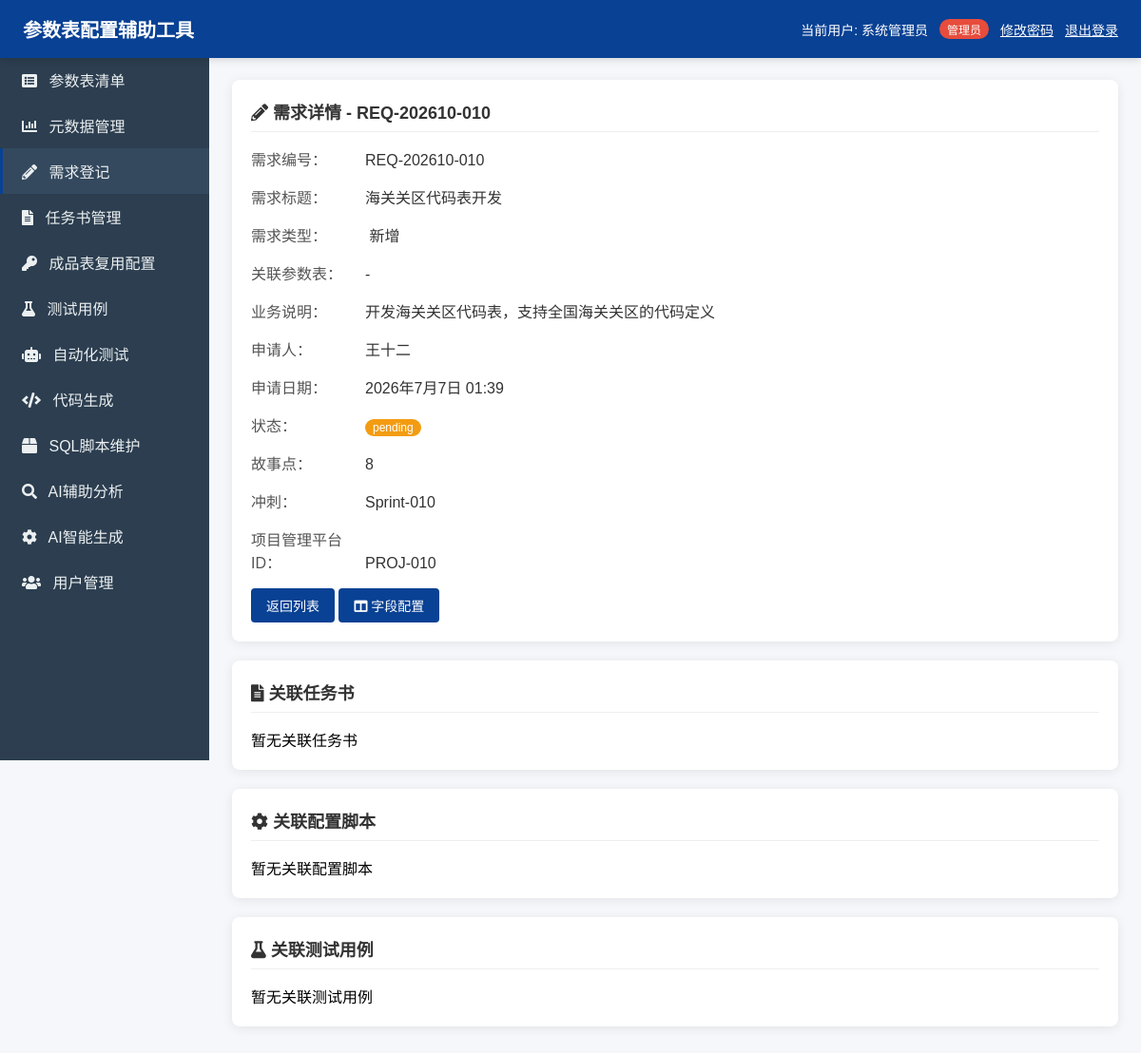
The page /requirements/10/ (signed in) on the database its author committed.
### parameter/models/auth.py (models this page shows, shortened)
class User(models.Model):
    username = models.CharField(max_length=100, unique=True, verbose_name='用户名')
    password = models.CharField(max_length=255, verbose_name='密码')
    real_name = models.CharField(max_length=100, verbose_name='真实姓名')
    employee_id = models.CharField(max_length=7, unique=True, null=True, blank=True, verbose_name='工号')
    email = models.EmailField(null=True, blank=True, verbose_name='邮箱')
    phone = models.CharField(max_length=20, null=True, blank=True, verbose_name='手机号')
    role = models.ForeignKey('Role', on_delete=models.CASCADE, verbose_name='角色')
    is_active = models.BooleanField(default=True, verbose_name='是否启用')
    created_at = models.DateTimeField(auto_now_add=True, verbose_name='创建时间')
    updated_at = models.DateTimeField(auto_now=True, verbose_name='更新时间')
    class Meta:
        verbose_name = '用户'
        verbose_name_plural = '用户'

class Role(models.Model):
    ROLE_CHOICES = [
        ('admin', '管理员'),
        ('business', '业务人员'),
        ('technical', '技术人员'),
        ('general', '一般人员'),
    ]
    role_code = models.CharField(max_length=50, choices=ROLE_CHOICES, unique=True, verbose_name='角色编码')
    role_name = models.CharField(max_length=100, verbose_name='角色名称')
    description = models.TextField(null=True, blank=True, verbose_name='角色描述')
    class Meta:
        verbose_name = '角色'
        verbose_name_plural = '角色'

### parameter/models/requirement.py (models this page shows, shortened)
class Requirement(models.Model):
    REQUIREMENT_TYPE_CHOICES = [
        ('new', '新增'),
        ('modify', '变更'),
        ('reuse', '复用'),
    ]
    STATUS_CHOICES = [
        ('pending', '待审核'),
        ('approved', '已审核'),
        ('in_progress', '进行中'),
        ('completed', '已完成'),
        ('rejected', '已拒绝'),
    ]
    FLOW_STATUS_CHOICES = [
        ('draft', '草稿'),
        ('submitted', '已提交'),
        ('processed', '处理中'),
        ('done', '已完成'),
    ]
    requirement_no = models.CharField(max_length=50, unique=True, verbose_name='需求编号')
    title = models.CharField(max_length=200, verbose_name='需求标题')
    requirement_type = models.CharField(max_length=20, choices=REQUIREMENT_TYPE_CHOICES, verbose_name='需求类型')
    parameter_table = models.ForeignKey('parameter.ParameterTable', on_delete=models.SET_NULL, null=True, blank=True, verbose_name='关联参数表')
    business_description = models.TextField(verbose_name='业务说明')
    requester = models.CharField(max_length=100, verbose_name='申请人')
    request_date = models.DateTimeField(auto_now_add=True, verbose_name='申请日期')
    status = models.CharField(max_length=20, choices=STATUS_CHOICES, default='pending', verbose_name='状态')
    story_points = models.IntegerField(null=True, blank=True, verbose_name='故事点')
    sprint = models.CharField(max_length=50, null=True, blank=True, verbose_name='冲刺')
    project_platform_id = models.CharField(max_length=100, null=True, blank=True, verbose_name='项目管理平台ID')
    flow_status = models.CharField(max_length=20, choices=FLOW_STATUS_CHOICES, default='draft', verbose_name='流转状态')
    assignee = models.CharField(max_length=100, null=True, blank=True, verbose_name='处理人')
    flow_time = models.DateTimeField(null=True, blank=True, verbose_name='流转时间')
    flow_comment = models.TextField(null=True, blank=True, verbose_name='流转备注')
    class Meta:
        verbose_name = '业务需求登记'
        verbose_name_plural = '业务需求登记'

### parameter/views/requirement.py (the view)
# urls.py: path('requirements/<str:req_id>/', RequirementDetailView.as_view(), name='requirement_detail'),
@method_decorator(login_required, name='dispatch')
class RequirementDetailView(View):
    def get(self, request, req_id):
        logger.info(f"[RequirementDetailView] 开始查询需求详情，req_id: {req_id}")
        try:
            requirement = Requirement.objects.filter(id=req_id).first()
            logger.info(f"[RequirementDetailView] 需求查询结果: {'存在' if requirement else '不存在'}, req_id: {req_id}")
            is_business = request.user.role.role_code in ['admin', 'business']
            context = {'requirement': requirement, 'is_business': is_business}
            logger.info(f"[RequirementDetailView] 需求详情查询成功，即将渲染模板")
            return render(request, 'parameter/requirement_detail.html', context)
        except Exception as e:
            logger.error(f"[RequirementDetailView] 需求详情查询失败，req_id: {req_id}, 错误: {str(e)}", exc_info=True)
            raise

### parameter/auth_views.py (called while the page is built)
def login_required(view_func):
    def wrapper(request, *args, **kwargs):
        user_id = request.session.get('user_id')
        if not user_id:
            logger.warning(f"[login_required] 用户未登录，重定向到登录页，请求路径: {request.path}")
            return redirect('login')
        try:
            user = User.objects.get(id=user_id)
            if not user.is_active:
                del request.session['user_id']
                logger.warning(f"[login_required] 用户已禁用，重定向到登录页")
                return redirect('login')
            request.user = user
            return view_func(request, *args, **kwargs)
        except User.DoesNotExist:
            del request.session['user_id']
            logger.warning(f"[login_required] 用户不存在，重定向到登录页")
            return redirect('login')
    return wrapper

### parameter/templates/parameter/requirement_detail.html (shortened to what this page needs)
{% extends 'parameter/base.html' %}
{% block content %}
    {% if requirement %}
    <div class="card">
        <div class="card-title"><i class="fas fa-pencil-alt"></i> 需求详情 - {{ requirement.requirement_no }}</div>
        <div class="detail-info">
            <span class="label">需求编号：</span><span class="value">{{ requirement.requirement_no }}</span>
        </div>
        <div class="detail-info">
            <span class="label">需求标题：</span><span class="value">{{ requirement.title }}</span>
        </div>
        <div class="detail-info">
            <span class="label">需求类型：</span><span class="value">
                {% if requirement.requirement_type == 'new' %}新增
                {% elif requirement.requirement_type == 'modify' %}变更
                {% elif requirement.requirement_type == 'reuse' %}复用
                {% endif %}
            </span>
        </div>
        <div class="detail-info">
            <span class="label">关联参数表：</span><span class="value">{{ requirement.table_name|default:'-' }}</span>
        </div>
        <div class="detail-info">
            <span class="label">业务说明：</span><span class="value">{{ requirement.business_description }}</span>
        </div>
        <div class="detail-info">
            <span class="label">申请人：</span><span class="value">{{ requirement.requester }}</span>
        </div>
        <div class="detail-info">
            <span class="label">申请日期：</span><span class="value">{{ requirement.request_date }}</span>
        </div>
        <div class="detail-info">
            <span class="label">状态：</span><span class="value"><span class="badge badge-{{ requirement.status }}">{{ requirement.status }}</span></span>
        </div>
        <div class="detail-info">
            <span class="label">故事点：</span><span class="value">{{ requirement.story_points|default:'-' }}</span>
        </div>
        <div class="detail-info">
            <span class="label">冲刺：</span><span class="value">{{ requirement.sprint|default:'-' }}</span>
        </div>
        <div class="detail-info">
            <span class="label">项目管理平台ID：</span><span class="value">{{ requirement.project_platform_id|default:'-' }}</span>
        </div>
        <div style="margin-top: 16px;">
            <a href="/requirements/" class="btn btn-primary">返回列表</a>
            {% if is_business %}
            <a href="/requirements/{{ requirement.id }}/fields/" class="btn btn-primary"><i class="fas fa-columns"></i> 字段配置</a>
            {% endif %}
        </div>
    </div>
    <div class="card">
        <div class="card-title"><i class="fas fa-file-alt"></i> 关联任务书</div>
        {% if documents %}
        <table class="table">
            <thead>
                <tr>
                    <th>任务书编号</th>
                    <th>标题</th>
                    <th>类型</th>
                    <th>生成时间</th>
                    <th>导出时间</th>
                    <th>操作</th>
                </tr>
            </thead>
            <tbody>
                {% for doc in documents %}
                <tr>
                    <td>{{ doc.document_no }}</td>
                    <td>{{ doc.title }}</td>
                    <td>{{ doc.document_type }}</td>
                    <td>{{ doc.generated_at }}</td>
                    <td>{{ doc.exported_at|default:'-' }}</td>
                    <td>
                        <a href="/task-documents/export/{{ doc.id }}/" class="btn btn-primary btn-sm">导出</a>
                    </td>
                </tr>
                {% endfor %}
            </tbody>
        </table>
        {% else %}
        <p>暂无关联任务书</p>
        {% endif %}
    </div>
    <div class="card">
        <div class="card-title"><i class="fas fa-cog"></i> 关联配置脚本</div>
        {% if scripts %}
        <table class="table">
            <thead>
                <tr>
                    <th>脚本类型</th>
                    <th>状态</th>
                    <th>目标环境</th>
                    <th>提交时间</th>
                    <th>部署时间</th>
                </tr>
            </thead>
            <tbody>
                {% for script in scripts %}
                <tr>
                    <td>{{ script.script_type }}</td>
                    <td><span class="badge badge-{{ script.status }}">{{ script.status }}</span></td>
                    <td>{{ script.environment|default:'-' }}</td>
                    <td>{{ script.submitted_at|default:'-' }}</td>
                    <td>{{ script.deployed_at|default:'-' }}</td>
                </tr>
                {% endfor %}
            </tbody>
        </table>
        {% else %}
        <p>暂无关联配置脚本</p>
        {% endif %}
    </div>
    <div class="card">
        <div class="card-title"><i class="fas fa-flask"></i> 关联测试用例</div>
        {% if test_cases %}
        <table class="table">
            <thead>
                <tr>
                    <th>用例编号</th>
                    <th>用例标题</th>
                    <th>类型</th>
                    <th>状态</th>
                    <th>自动化</th>
                </tr>
            </thead>
            <tbody>
                {% for case in test_cases %}
                <tr>
                    <td>{{ case.case_no }}</td>
                    <td>{{ case.title }}</td>
                    <td>{{ case.case_type }}</td>
                    <td><span class="badge badge-{{ case.status }}">{{ case.status }}</span></td>
                    <td>{% if case.automated == 'True' %}是{% else %}否{% endif %}</td>
                </tr>
                {% endfor %}
            </tbody>
        </table>
        {% else %}
        <p>暂无关联测试用例</p>
        {% endif %}
    </div>
    {% else %}
    <div class="card">
        <div class="card-title">需求不存在</div>
        <p>未找到指定的需求，请返回列表重新选择。</p>
        <a href="/requirements/" class="btn btn-primary">返回列表</a>
    </div>
    {% endif %}
{% endblock %}

### parameter/templates/parameter/base.html (shortened to what this page needs)
<!DOCTYPE html>
<html lang="zh-CN">
<head>
    <link rel="stylesheet" href="/static/resources/fontawesome/css/all.min.css">
</head>
<body>
    <div class="header">
        <h1><a href="/" style="color: white; text-decoration: none;">参数表配置辅助工具</a></h1>
        <div class="user-info">
            <span>当前用户: {{ request.user.real_name|default:request.user.username }}</span>
            <span class="badge badge-{{ request.user.role.role_code|default:'general' }}">{{ request.user.role.role_name|default:'-' }}</span>
            <a href="/change-password/" style="color: #fff; text-decoration: underline;">修改密码</a>
            <a href="/logout/" style="color: #fff; text-decoration: underline;">退出登录</a>
        </div>
    </div>
    <div class="sidebar">
        <a href="/tables/" class="nav-item {% if 'tables' in request.path %}active{% endif %}"><i class="fas fa-list-alt"></i> 参数表清单</a>
        <a href="/metadata/" class="nav-item {% if 'metadata' in request.path %}active{% endif %}"><i class="fas fa-chart-bar"></i> 元数据管理</a>
        <a href="/requirements/" class="nav-item {% if 'requirements' in request.path %}active{% endif %}"><i class="fas fa-pencil-alt"></i> 需求登记</a>
        <a href="/task-documents/" class="nav-item {% if 'task-documents' in request.path %}active{% endif %}"><i class="fas fa-file-alt"></i> 任务书管理</a>
        <a href="/product-table/" class="nav-item {% if 'product-table' in request.path %}active{% endif %}"><i class="fas fa-key"></i> 成品表复用配置</a>
        <a href="/test-cases/" class="nav-item {% if 'test-cases' in request.path %}active{% endif %}"><i class="fas fa-flask"></i> 测试用例</a>
        <a href="/automation-test/" class="nav-item {% if 'automation-test' in request.path %}active{% endif %}"><i class="fas fa-robot"></i> 自动化测试</a>
        <a href="/generator/" class="nav-item {% if 'generator' in request.path %}active{% endif %}"><i class="fas fa-code"></i> 代码生成</a>
        <a href="/sql-manager/" class="nav-item {% if 'sql-manager' in request.path %}active{% endif %}"><i class="fas fa-box"></i> SQL脚本维护</a>
        <a href="/ai-analysis/" class="nav-item {% if 'ai-analysis' in request.path %}active{% endif %}"><i class="fas fa-search"></i> AI辅助分析</a>
        <a href="/ai-generation/" class="nav-item {% if 'ai-generation' in request.path %}active{% endif %}"><i class="fas fa-cog"></i> AI智能生成</a>
        {% if request.user.role.role_code == 'admin' %}
        <a href="/users/" class="nav-item {% if 'users' in request.path %}active{% endif %}"><i class="fas fa-users"></i> 用户管理</a>
        {% endif %}
    </div>
    <div class="main-content">
        {% block content %}{% endblock %}
    </div>
</body>
</html>

### parameter/templates/parameter/base.html (style rules this page uses)
* { margin: 0; padding: 0; box-sizing: border-box; }
body { font-family: 'Microsoft YaHei', Arial, sans-serif; background-color: #f5f7fa; padding-top: 60px; }
.header { position: fixed; top: 0; left: 0; right: 0; background: #094194; color: white; padding: 16px 24px; box-shadow: 0 2px 8px rgba(0,0,0,0.15); display: flex; justify-content: space-between; align-items: center; z-index: 1000; }
.header h1 { font-size: 20px; font-weight: 600; margin: 0; }
.header .user-info { font-size: 14px; display: flex; align-items: center; gap: 12px; }
.sidebar { position: fixed; top: 60px; left: 0; width: 220px; background: #2c3e50; height: calc(100vh - 60px); overflow-y: auto; z-index: 900; }
.sidebar .nav-item { display: block; color: #ecf0f1; padding: 12px 20px; text-decoration: none; border-left: 3px solid transparent; }
.sidebar .nav-item:hover, .sidebar .nav-item.active { background: #34495e; border-left-color: #094194; }
.sidebar .nav-item i { margin-right: 8px; }
.main-content { margin-left: 220px; padding: 24px; }
.card { background: white; border-radius: 8px; box-shadow: 0 2px 12px rgba(0,0,0,0.08); padding: 20px; margin-bottom: 20px; }
.card-title { font-size: 18px; font-weight: 600; color: #333; margin-bottom: 16px; padding-bottom: 8px; border-bottom: 1px solid #eee; }
.btn { display: inline-block; padding: 8px 16px; border-radius: 4px; text-decoration: none; font-size: 14px; cursor: pointer; border: none; }
.btn-primary { background: #094194; color: white; }
.badge { display: inline-block; padding: 2px 8px; border-radius: 12px; font-size: 12px; font-weight: 500; }
.badge-pending { background: #f39c12; color: white; }
.badge-admin { background: #e74c3c; color: white; }
.detail-info { margin-bottom: 16px; }
.detail-info .label { display: inline-block; width: 120px; font-weight: 500; color: #555; }
.detail-info .value { color: #333; }

### rows shown on the page
User: user.real_name "系统管理员", user.role.role_name "管理员"
Requirement: requirement_no "REQ-202610-010", title "海关关区代码表开发", business_description "开发海关关区代码表，支持全国海关关区的代码定义", requester "王十二", request_date "2026年7月7日 01:39", status "pending", story_points "8", sprint "Sprint-010", project_platform_id "PROJ-010"

### other values the page prints
{{ requirement.table_name|default:'-' }} "-"
